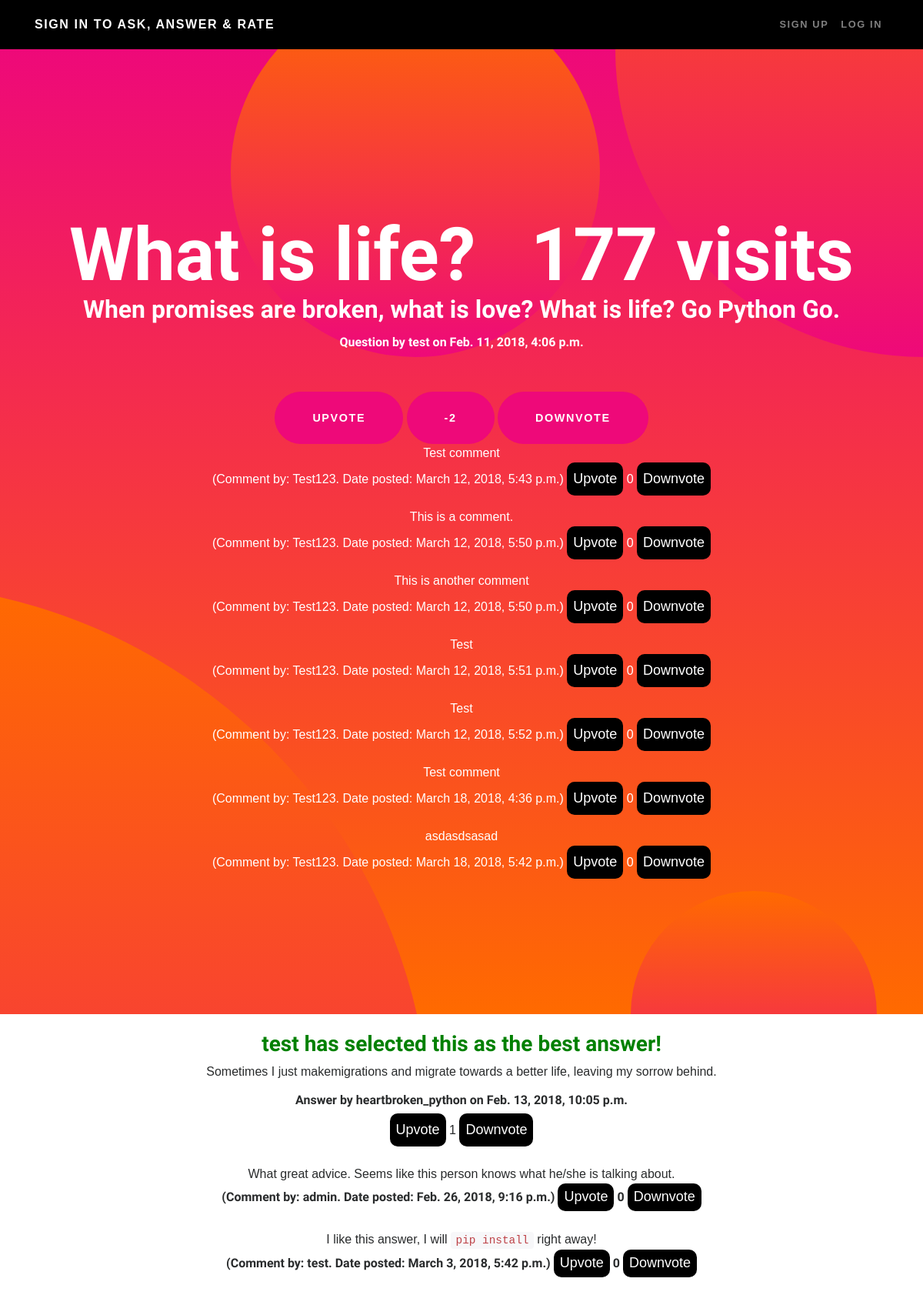
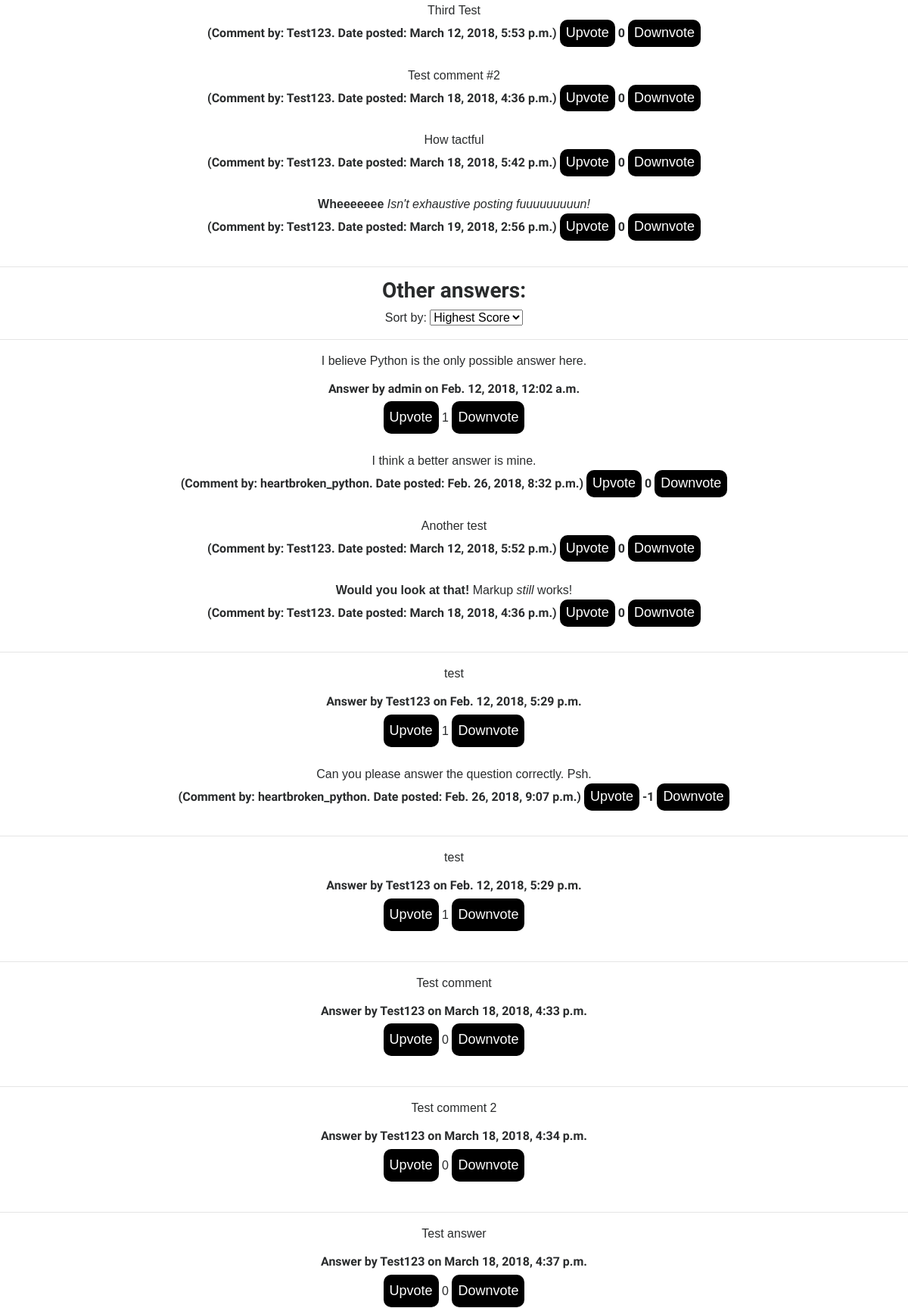
The page /questions/1/ (upper part) on the database its author committed (2 pictures, top to bottom).
### qa_web/models.py (models this page shows, shortened)
class Post(models.Model):
    content = models.TextField(null=True)
    owner = models.ForeignKey(settings.AUTH_USER_MODEL, null= True, on_delete=models.SET_NULL)
    creation_date = models.DateTimeField(auto_now_add=True)
    upvotes = models.IntegerField(default=0)
    downvotes = models.IntegerField(default=0)
    class Meta:
        abstract = True
    @property
    def score(self):
        return self.upvotes - self.downvotes

class Questions(Post):
    title = models.CharField(max_length=300, null=True)
    visits = models.IntegerField(default=0)
    voters = models.ManyToManyField(settings.AUTH_USER_MODEL, related_name='q_voters', through='Vote')
    tag = TaggableManager(blank=True)

class User(AbstractUser):
    age = models.IntegerField(null =True)
    birthday = models.DateField(null = True)
    motherland=models.TextField(max_length=100, null =True)
    school = models.TextField(max_length=100, null =True)
    major = models.CharField(max_length=50, null =True)
    city = models.TextField(max_length=100, null=True)
    """
      The below code has a purpose that a user profile will be created when
      a user is created

     """

class Comments(Post):
    question = models.ForeignKey(Questions, null=True, on_delete=models.CASCADE)
    answer = models.ForeignKey(Answers, null=True, on_delete=models.CASCADE)
    voters = models.ManyToManyField(settings.AUTH_USER_MODEL, related_name='c_voters', through='Vote')

class Answers(Post):
    question = models.ForeignKey(Questions, null=True, on_delete=models.CASCADE)
    correct_answer = models.BooleanField(default = False)
    voters = models.ManyToManyField(settings.AUTH_USER_MODEL, related_name='a_voters', through='Vote')

### qa_web/views.py (the view)
# urls.py: path('questions/<int:id_>/', views.answers, name='answers'),
def answers(request, id_):
    q = get_object_or_404(Questions, pk=id_)
    answer_id = [int(key.replace('select_', '')) for key in request.POST.keys() if key.startswith('select_')]
    if request.method == 'POST' and 'answer_form' in request.POST: #Update's database when somebody answers a question
        form = AnswersForm(request.POST)
        if form.is_valid():
            Answers.objects.create(content=request.POST['content'], owner=request.user, question=q)
    elif request.method == 'POST' and 'deselect' in request.POST:  #Update's database when somebody deselects best answer.
        updateAnswer = Answers.objects.filter(question=q, correct_answer=True).last()
        updateAnswer.correct_answer = False
        updateAnswer.save()
    elif answer_id: #Update's database when somebody selects a best answer.
        updateAnswer = Answers.objects.get(id = answer_id[0])
        updateAnswer.correct_answer = True
        updateAnswer.save()
    elif any(key.startswith("comment_form_answer") for key in request.POST.keys()):
        answer_id = [int(key.replace('comment_form_answer_', '')) for key in request.POST.keys() if key.startswith('comment_form')]
        a = Answers.objects.get(id = answer_id[0])
        c = Comments(content=request.POST['content'], owner=request.user, answer=a)
        c.save()
    elif request.method == 'POST' and 'comment_form_question' in request.POST:
        q = Questions.objects.get(id = q.id)
        c = Comments(content=request.POST['content'], owner=request.user, question=q)
        c.save()
    q_answers = Answers.objects.filter(question=q, correct_answer=False).annotate(points=F('upvotes')-F('downvotes')).order_by('-points') #Most points first.
    if request.method == 'POST' and 'sort_by_form_select' in request.POST:
        initialSelectValue = request.POST['sort_by_form_select']
        if request.POST['sort_by_form_select'] == 'lowestScore':
            q_answers = Answers.objects.filter(question=q, correct_answer=False).annotate(points=F('upvotes')-F('downvotes')).order_by('points')
        elif request.POST['sort_by_form_select'] == 'highestScore':
            q_answers = Answers.objects.filter(question=q, correct_answer=False).annotate(points=F('upvotes')-F('downvotes')).order_by('-points')
        elif request.POST['sort_by_form_select'] == 'leastRecent':
            q_answers = Answers.objects.filter(question=q, correct_answer=False).order_by('creation_date')
        else: #Most Recent
            q_answers = Answers.objects.filter(question=q, correct_answer=False).order_by('-creation_date')
    else:
         initialSelectValue = "highestScore"
         q_answers = Answers.objects.filter(question=q, correct_answer=False).annotate(points=F('upvotes')-F('downvotes')).order_by('-points')
    q_best_answer = Answers.objects.filter(question=q, correct_answer=True)
    q_comments = Comments.objects.filter(question=q)
    a_comments = Comments.objects.filter(answer__question=q)
    if request.user.is_authenticated:
        q.visits += 1
        q.save()
    if len(q_best_answer) > 0:
        q_best_answer = q_best_answer.last()
    return render(request, 'qa_web/answerspage.html', {'currentQuestion': q, 'answers': q_answers, 'bestAnswer': q_best_answer, 'q_comments': q_comments, 'a_comments': a_comments, 'initial_select_value': initialSelectValue})

### qa_web/templates/qa_web/answerspage.html (shortened to what this page needs)
{% extends "qa_web/base.html" %}
{% load static %}
{% block styles %}
    <link rel="stylesheet" href="{% static 'css/pagedown.css' %}" />
    <link rel="stylesheet" href="{% static 'css/base.css' %}" />
{% endblock %}
    {% block header %}
    <div class="masthead-content">
      <div class="container" id="question">
         <h1 class="masthead-heading mb-0"><span id="title_question"><b>{{ currentQuestion.title }}</b></span> &nbsp; <span class="label label-primary">{{ currentQuestion.visits }} visits</span></h1>
          <h5 class="masthead-subheading mb-0"><p><span class="marked" id="content_question">{{ currentQuestion.content }}</span></p></h5>
        <h6>Question by {{ currentQuestion.owner }} on {{ currentQuestion.creation_date }}</h6>
        <a id='upvote_{{ currentQuestion.id }}_question'><button class="btn btn-primary btn-xl rounded-pill mt-5">Upvote</button></a>
        <span class="btn btn-primary btn-xl rounded-pill mt-5" id='score_{{ currentQuestion.id }}_question'>{{ currentQuestion.score }}</span>
        <a id='downvote_{{ currentQuestion.id }}_question'><button class="btn btn-primary btn-xl rounded-pill mt-5">Downvote</button></a>
        {% for comment in q_comments %}
        <p><span class="marked">{{ comment.content }}</span> (Comment by: {{ comment.owner }}. Date posted: {{ comment.creation_date }})
             <a id='upvote_{{ comment.id }}_comment'><button>Upvote</button></a>
             <span id='score_{{ comment.id }}_comment'>{{ comment.score }}</span>
             <a id='downvote_{{ comment.id }}_comment'><button>Downvote</button></a>
        </p>
    {% endfor %}
      </div>
    </div>
    {% endblock %}
    {% block content %}
    <br>
    <div id="answers">
    {% if bestAnswer %}
        <form id="deselect_form" method="post">
            {% if user == currentQuestion.owner %}
                <h3 class="good_answer">You have selected this as the best answer!</h3>
            {% else %}
                <h3 class="good_answer">{{currentQuestion.owner}} has selected this as the best answer!</h3>
            {% endif %}
            <p><span class="marked" id="content_answer_{{ bestAnswer.id }}">{{ bestAnswer.content }}</span></p>
            <h6>Answer by {{ bestAnswer.owner }} on {{ bestAnswer.creation_date }}</h6>
        </form>
        <a id='upvote_{{ bestAnswer.id }}_answer'><button>Upvote</button></a>
        <span id='score_{{ bestAnswer.id }}_answer'>{{ bestAnswer.score }}</span>
        <a id='downvote_{{ bestAnswer.id }}_answer'><button>Downvote</button></a><br><br>
        {% for comment in a_comments %}
        {% if comment.answer.id == bestAnswer.id %}
            <span class="marked">{{ comment.content }}</span>
            <h6>(Comment by: {{ comment.owner }}. Date posted: {{ comment.creation_date }})
                 <a id='upvote_{{ comment.id }}_comment'><button>Upvote</button></a>
                 <span id='score_{{ comment.id }}_comment'>{{ comment.score }}</span>
                 <a id='downvote_{{ comment.id }}_comment'><button>Downvote</button></a><br><br>
            </h6>
        {% endif %}
        {% endfor %}
        <hr>
        <h3>Other answers:</h3>
    {% endif %}
    <form id="sort_by_form" method="POST">
      Sort by:
      <select name="sort_by_form_select" id="selectSortBy" selected="{{initial_select_value}}"onchange="this.form.submit()">
          {% if initial_select_value == "highestScore" %}
            <option value="highestScore" selected="selected">Highest Score</option>
          {% else %}
            <option value="highestScore">Highest Score</option>
          {% endif %}
      </select>
    </form>
    <hr>
    {% for answer in answers %}
        <form id="select{{ answer.id }}_form" method="post">
            <p><span class="marked" id="content_answer_{{ answer.id }}">{{ answer.content }}</span></p>
            <h6>Answer by {{ answer.owner }} on {{ answer.creation_date }}</h6>
        </form>
        <a id='upvote_{{ answer.id }}_answer'><button>Upvote</button></a>
        <span id='score_{{ answer.id }}_answer'>{{ answer.score }}</span>
        <a id='downvote_{{ answer.id }}_answer'><button>Downvote</button></a><br><br>
       {% for comment in a_comments %}
           {% if comment.answer.id == answer.id %}
            <span class="marked">{{ comment.content }}</span>
            <h6>(Comment by: {{ comment.owner }}. Date posted: {{ comment.creation_date }})
                 <a id='upvote_{{ comment.id }}_comment'><button>Upvote</button></a>
                 <span id='score_{{ comment.id }}_comment'>{{ comment.score }}</span>
                 <a id='downvote_{{ comment.id }}_comment'><button>Downvote</button></a><br><br>
            </h6>
           {% endif %}
      {% endfor %}
        <hr>
    {% empty %}
        <h3>Be the first to answer this question!</h3>
    {% endfor %}
    </div>
{% endblock %}

### qa_web/static/css/pagedown.css (style rules this page uses)
body { background-color: White; font-family: sans-serif; }

### qa_web/static/css/base.css (style rules this page uses)
.good_answer { color: green; }
.masthead-subheading { font-size: 2rem !important; }
button { border: none; outline: 0; display: inline-block; padding: 8px; color: white; background-color: #000; text-align: center; cursor: pointer; font-size: 18px; border-radius: 10px; }

### rows shown on the page
Questions: title "What is life?", visits "177", owner "test", creation_date "Feb. 11, 2018, 4:06 p.m.", score "-2"
Comments: owner "Test123", creation_date "March 12, 2018, 5:43 p.m.", score "0"
Comments: owner "Test123", creation_date "March 12, 2018, 5:50 p.m.", score "0"
Comments: owner "Test123", creation_date "March 12, 2018, 5:50 p.m.", score "0"
Comments: owner "Test123", creation_date "March 12, 2018, 5:51 p.m.", score "0"
Comments: owner "Test123", creation_date "March 12, 2018, 5:52 p.m.", score "0"
Comments: owner "Test123", creation_date "March 18, 2018, 4:36 p.m.", score "0"
Comments: owner "Test123", creation_date "March 18, 2018, 5:42 p.m.", score "0"
Answers: owner "heartbroken_python", creation_date "Feb. 13, 2018, 10:05 p.m.", score "1"
Comments: owner "admin", creation_date "Feb. 26, 2018, 9:16 p.m.", score "0"
Comments: owner "test", creation_date "March 3, 2018, 5:42 p.m.", score "0"
Comments: owner "Test123", creation_date "March 12, 2018, 5:53 p.m.", score "0"
Comments: owner "Test123", creation_date "March 18, 2018, 4:36 p.m.", score "0"
Comments: owner "Test123", creation_date "March 18, 2018, 5:42 p.m.", score "0"
Comments: owner "Test123", creation_date "March 19, 2018, 2:56 p.m.", score "0"
Answers: owner "admin", creation_date "Feb. 12, 2018, 12:02 a.m.", score "1"
Comments: owner "heartbroken_python", creation_date "Feb. 26, 2018, 8:32 p.m.", score "0"
Comments: owner "Test123", creation_date "March 12, 2018, 5:52 p.m.", score "0"
Comments: owner "Test123", creation_date "March 18, 2018, 4:36 p.m.", score "0"
Answers: owner "Test123", creation_date "Feb. 12, 2018, 5:29 p.m.", score "1"
Comments: owner "heartbroken_python", creation_date "Feb. 26, 2018, 9:07 p.m.", score "-1"
Answers: owner "Test123", creation_date "Feb. 12, 2018, 5:29 p.m.", score "1"
Answers: owner "Test123", creation_date "March 18, 2018, 4:33 p.m.", score "0"
Answers: owner "Test123", creation_date "March 18, 2018, 4:34 p.m.", score "0"
Answers: owner "Test123", creation_date "March 18, 2018, 4:37 p.m.", score "0"
